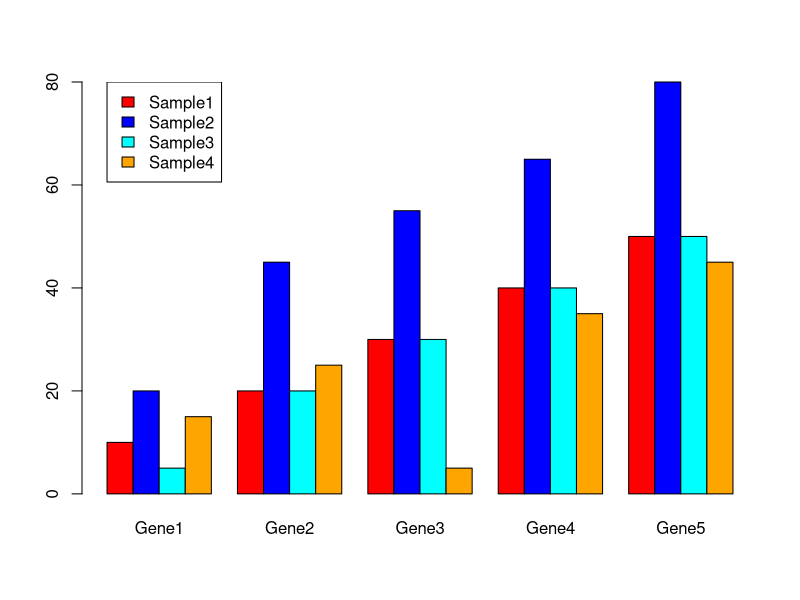

Generate this figure with R:
# Reading dataframe
data <- read.table(file="../Test_Data/dummy_data1.csv", header = TRUE, sep = ",")

# Transforming dataframe to matrix
mat <- as.matrix(data[, -1])

# Adding rownames to matrix
rownames(mat) <- data$Sample

# Defining image parameter
png(file = "barplot.png", width=700, height=400)

# Plotting barplot
barplot(mat,col = c("red", "blue", "cyan", "orange"), beside = TRUE)

# Specifying legend 
legend(x=1,y=max(mat), legend=c("Sample1","Sample2", "Sample3", "Sample4" ),fill=c("red", "blue", "cyan", "orange"))

# Saving figure
dev.off()
